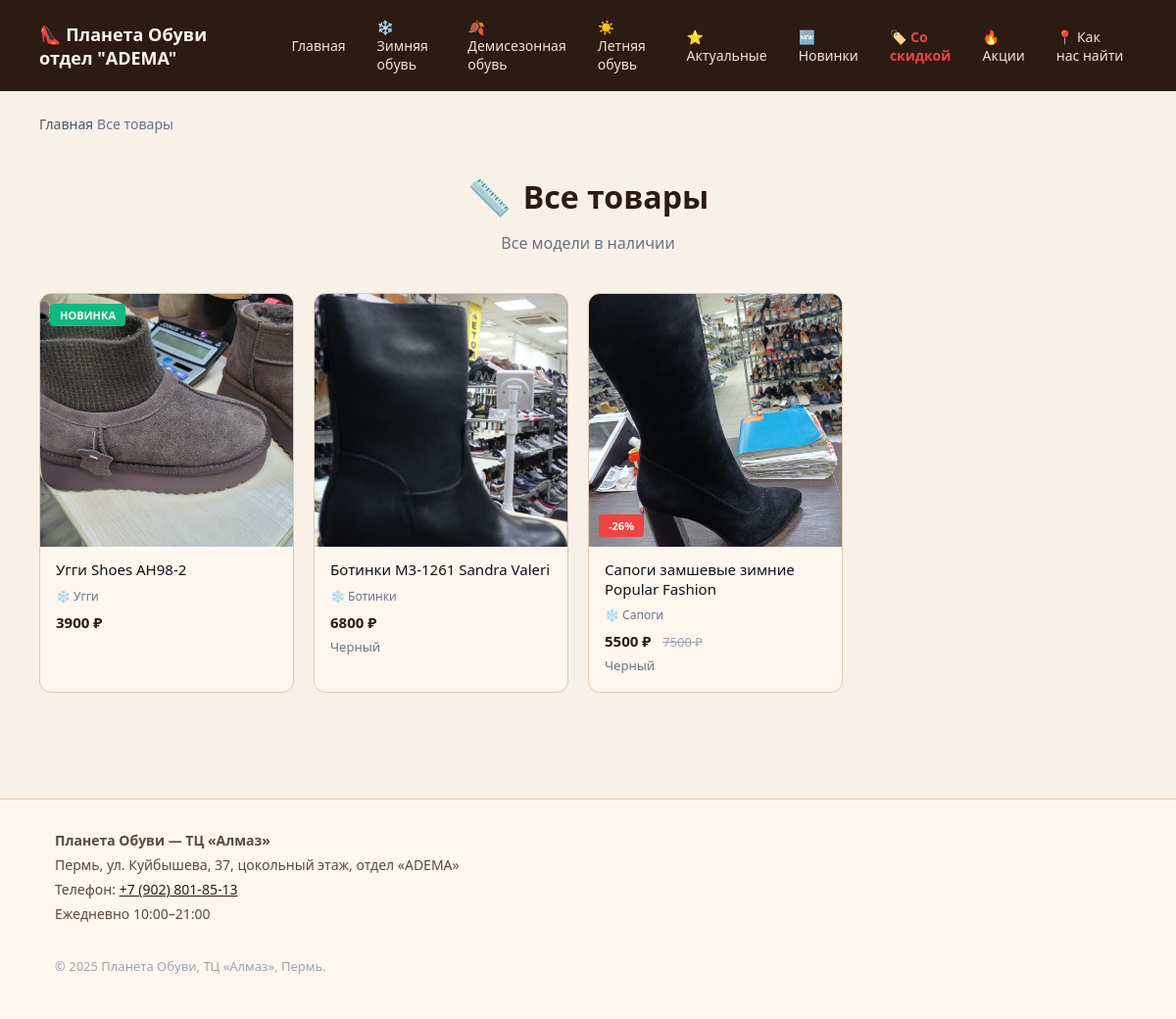
/products, run on an earlier commit of the app's database.
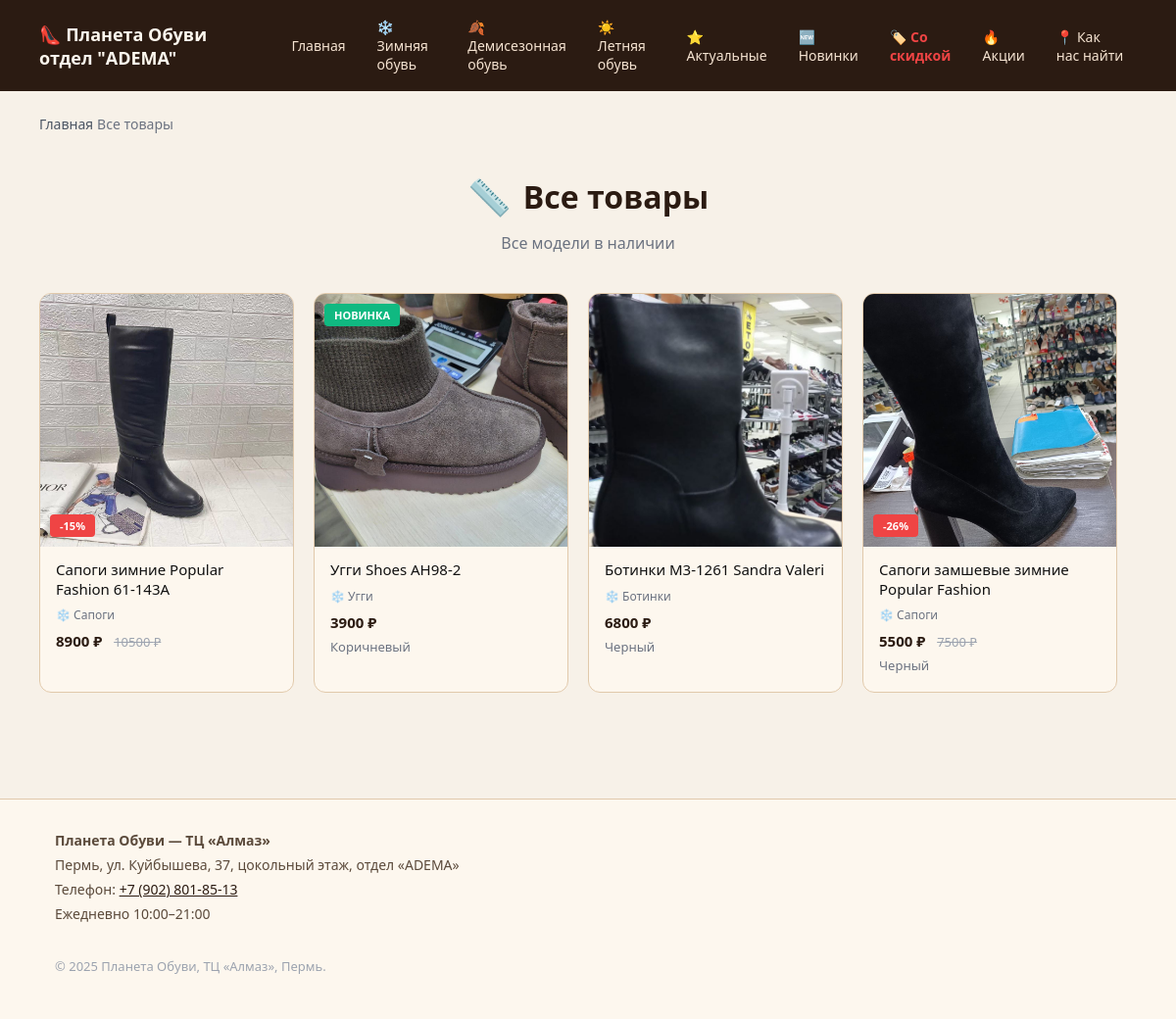
And on a later commit of the database.
### app/models.py (models this page shows)
class Category(Base):
    __tablename__ = "categories"
    id = Column(Integer, primary_key=True, index=True)
    name = Column(String(255), nullable=False)
    slug = Column(String(255), unique=True, nullable=False, index=True)
    icon = Column(String(32), nullable=True)  # emoji или иконка
    sort_order = Column(Integer, default=0, nullable=False)
    subcategories = relationship("Subcategory", back_populates="category", order_by="Subcategory.sort_order")

class Product(Base):
    __tablename__ = "products"
    id = Column(Integer, primary_key=True, index=True)
    name = Column(String(255), nullable=False)
    slug = Column(String(255), nullable=False, index=True)
    description = Column(Text, nullable=True)
    price = Column(Float, nullable=False)
    old_price = Column(Float, nullable=True)
    sizes_json = Column(String(255), nullable=True)  # JSON: "[36, 37, 38, 39]"
    color = Column(String(64), nullable=True)
    image_url = Column(String(512), nullable=True)
    is_active = Column(Boolean, default=True, nullable=False)
    is_new = Column(Boolean, default=False, nullable=False)  # новинка
    is_featured = Column(Boolean, default=False, nullable=False)  # актуальный товар
    created_at = Column(DateTime, default=datetime.utcnow, nullable=False)
    subcategory_id = Column(Integer, ForeignKey("subcategories.id"), nullable=True)
    subcategory = relationship("Subcategory", back_populates="products")

class Subcategory(Base):
    __tablename__ = "subcategories"
    id = Column(Integer, primary_key=True, index=True)
    name = Column(String(255), nullable=False)
    slug = Column(String(255), nullable=False, index=True)
    sort_order = Column(Integer, default=0, nullable=False)
    category_id = Column(Integer, ForeignKey("categories.id"), nullable=False)
    category = relationship("Category", back_populates="subcategories")
    products = relationship("Product", back_populates="subcategory", order_by="Product.created_at.desc()")

### app/main.py (the view)
@app.get("/products", response_class=HTMLResponse)
def products_page(
    request: Request,
    size: int | None = None,
    db: Session = Depends(get_db),
) -> HTMLResponse:
    all_categories = db.query(Category).options(joinedload(Category.subcategories)).order_by(Category.sort_order).all()
    products = (
        db.query(Product)
        .options(joinedload(Product.subcategory).joinedload(Subcategory.category))
        .filter(Product.is_active.is_(True))
        .order_by(Product.created_at.desc())
        .all()
    )
    if size is not None:
        filtered: list[Product] = []
        for product in products:
            sizes = from_json(product.sizes_json)
            if isinstance(sizes, list) and any(int(s) == size for s in sizes if s is not None):
                filtered.append(product)
        products = filtered
    list_title = f"Размер {size}" if size is not None else "Все товары"
    list_subtitle = "Доступные модели с выбранным размером" if size is not None else "Все модели в наличии"
    page_title = f"Обувь размера {size} — ТЦ «Алмаз», Пермь" if size is not None else "Каталог обуви — ТЦ «Алмаз», Пермь"
    meta_description = (
        f"Женская кожаная обувь размера {size} в наличии. ТЦ «Алмаз», ул. Куйбышева, 37."
        if size is not None
        else "Каталог женской кожаной обуви в Перми: зимняя, демисезонная, летняя. ТЦ «Алмаз»."
    )
    return templates.TemplateResponse(
        "products_list.html",
        {
            "request": request,
            "categories": all_categories,
            "products": products,
            "list_title": list_title,
            "list_subtitle": list_subtitle,
            "list_icon": "📏",
            "page_title": page_title,
            "meta_description": meta_description,
        },
    )

### app/templates/products_list.html (shortened to what this page needs)
{% extends "base.html" %}
{% block content %}
<nav class="breadcrumbs" aria-label="Хлебные крошки">
  <ol itemscope itemtype="https://schema.org/BreadcrumbList">
    <li itemprop="itemListElement" itemscope itemtype="https://schema.org/ListItem">
      <a href="/" itemprop="item"><span itemprop="name">Главная</span></a>
    </li>
    <li itemprop="itemListElement" itemscope itemtype="https://schema.org/ListItem">
      <span itemprop="name">{{ list_title }}</span>
    </li>
  </ol>
</nav>
<section class="products-list-page">
  <header class="products-list-header animate-slide-up">
    <h1><span class="list-icon">{{ list_icon }}</span> {{ list_title }}</h1>
    <p class="products-list-subtitle">{{ list_subtitle }}</p>
  </header>
  {% if products %}
  <div class="product-grid" itemscope itemtype="https://schema.org/ItemList">
    {% for product in products %}
    <article class="product-card animate-scale-in" style="--delay: {{ loop.index0 * 0.05 }}s" itemprop="itemListElement" itemscope itemtype="https://schema.org/Product">
      <a href="/product/{{ product.id }}-{{ product.slug }}" class="product-card-link">
        <div class="product-card-image">
          {% if product.image_url %}
          <img
            src="{{ product.image_url }}"
            alt="{{ product.name }}"
            itemprop="image"
            loading="lazy"
          />
          {% else %}
          <div class="product-placeholder">👠</div>
          {% endif %}
          {% if product.is_new %}
          <span class="product-badge product-badge-new">Новинка</span>
          {% endif %}
          {% if product.old_price and product.old_price > product.price %}
          <span class="product-badge product-badge-sale">
            -{{ ((product.old_price - product.price) / product.old_price * 100) | int }}%
          </span>
          {% endif %}
        </div>
        <div class="product-card-body">
          <h3 class="product-card-title" itemprop="name">{{ product.name }}</h3>
          {% if product.subcategory and product.subcategory.category %}
          <div class="product-card-category">
            {{ product.subcategory.category.icon }} {{ product.subcategory.name }}
          </div>
          {% endif %}
          <div class="product-card-price" itemprop="offers" itemscope itemtype="https://schema.org/Offer">
            <span class="price" itemprop="price" content="{{ product.price }}">{{ product.price | int }} ₽</span>
            {% if product.old_price and product.old_price > product.price %}
            <span class="old-price">{{ product.old_price | int }} ₽</span>
            {% endif %}
          </div>
          {% if product.color %}
          <div class="product-card-color">{{ product.color }}</div>
          {% endif %}
        </div>
      </a>
    </article>
    {% endfor %}
  </div>
  {% else %}
  <div class="products-empty animate-slide-up">
    <div class="empty-icon">📦</div>
    <p>В этом разделе пока нет товаров</p>
    <a href="/" class="btn btn-primary">← Вернуться на главную</a>
  </div>
  {% endif %}
</section>
{% endblock %}

### app/templates/base.html (shortened to what this page needs)
<!DOCTYPE html>
<html lang="ru">
  <head>
    <link rel="stylesheet" href="{{ url_for('static', path='/style.css') }}?v=3" />
  </head>
  <body>
    <header class="header">
      <div class="container header-inner">
        <div class="logo">
          <a href="/">👠 Планета Обуви отдел "ADEMA"</a>
        </div>
        <nav class="nav">
          <a href="/" class="nav-link">Главная</a>
          {% if categories is defined %}
            {% for cat in categories %}
            <div class="nav-dropdown">
              <a href="/category/{{ cat.slug }}" class="nav-link nav-link-dropdown">
                {{ cat.icon }} {{ cat.name }}
              </a>
            </div>
            {% endfor %}
          {% endif %}
          <a href="/featured" class="nav-link">⭐ Актуальные</a>
          <a href="/new" class="nav-link">🆕 Новинки</a>
          <a href="/sale" class="nav-link nav-link-sale">🏷️ Со скидкой</a>
          <a href="/promotions" class="nav-link">🔥 Акции</a>
          <a href="/map" class="nav-link">📍 Как нас найти</a>
        </nav>
      </div>
    </header>
    <main class="main container">
      {% block content %}{% endblock %}
    </main>
    <footer class="footer" itemscope itemtype="https://schema.org/LocalBusiness">
      <div class="container footer-inner">
        <div class="footer-info">
          <p itemprop="name"><strong>Планета Обуви — ТЦ «Алмаз»</strong></p>
          <p itemprop="address" itemscope itemtype="https://schema.org/PostalAddress">
            <span itemprop="addressLocality">Пермь</span>,
            <span itemprop="streetAddress">ул. Куйбышева, 37, цокольный этаж, отдел «ADEMA»</span>
          </p>
          <p>Телефон: <a href="tel:+79028018513" itemprop="telephone">+7 (902) 801-85-13</a></p>
          <p itemprop="openingHours" content="Mo-Su 10:00-21:00">Ежедневно 10:00–21:00</p>
        </div>
        <p class="footer-copy">&copy; 2025 Планета Обуви, ТЦ «Алмаз», Пермь.</p>
      </div>
    </footer>
  </body>
</html>

### static/style.css (style rules this page uses)
* { box-sizing: border-box; }
body { margin: 0; font-family: system-ui, -apple-system, BlinkMacSystemFont, "Segoe UI", sans-serif; color: #111111; background-color: #f7f1e8; }
a { color: #2b1b12; }
.container { max-width: 1120px; margin: 0 auto; padding: 0 16px; }
.header { background-color: #2b1b12; color: #fdf7ee; position: sticky; top: 0; z-index: 100; }
.header-inner { display: flex; align-items: center; justify-content: space-between; padding: 12px 0; gap: 16px; }
.logo a { color: #fdf7ee; text-decoration: none; font-weight: 600; font-size: 18px; }
.nav { display: flex; gap: 8px; flex-wrap: nowrap; align-items: center; overflow-x: auto; scrollbar-width: none; }
.nav-link { color: #f5e3d1; text-decoration: none; font-size: 14px; padding: 6px 12px; border-radius: 6px; transition: background-color 0.15s ease, color 0.15s ease; }
.nav-dropdown { position: relative; }
.nav-link-dropdown { display: inline-flex; align-items: center; gap: 4px; }
.main { padding: 24px 0 48px; min-height: calc(100vh - 200px); }
.product-grid { display: grid; grid-template-columns: repeat(auto-fill, minmax(200px, 260px)); gap: 20px; justify-content: start; }
.product-card { background-color: #fdf7ee; border-radius: 12px; border: 1px solid #e1c9ab; overflow: hidden; transition: all 0.2s ease; }
.product-grid .product-card { max-width: 100%; }
.product-card-link { display: flex; flex-direction: column; color: inherit; text-decoration: none; height: 100%; }
.product-card-image { width: 100%; aspect-ratio: 1 / 1; position: relative; background-color: #e7d3ba; overflow: hidden; }
.product-card-image img { width: 100%; height: 100%; object-fit: cover; }
.product-badge { position: absolute; top: 10px; left: 10px; padding: 4px 10px; border-radius: 4px; font-size: 11px; font-weight: 600; text-transform: uppercase; }
.product-badge-new { background-color: #10b981; color: #fff; }
.product-badge-sale { background-color: #ef4444; color: #fff; top: auto; bottom: 10px; }
.product-card-body { padding: 14px 16px 18px; }
.product-card-title { font-size: 15px; font-weight: 500; margin: 0 0 8px; line-height: 1.3; }
.product-card-price { font-size: 15px; }
.product-card-price .price { font-weight: 700; color: #2b1b12; }
.product-card-price .old-price { margin-left: 8px; font-size: 13px; color: #9ca3af; text-decoration: line-through; }
.product-card-color { margin-top: 6px; font-size: 13px; color: #6b7280; }
.breadcrumbs { font-size: 14px; margin-bottom: 20px; color: #6b7280; }
.breadcrumbs ol { list-style: none; display: flex; flex-wrap: wrap; gap: 4px; padding: 0; margin: 0; }
.breadcrumbs li { display: flex; align-items: center; }
.breadcrumbs a { color: #4b5563; text-decoration: none; }
.footer { border-top: 1px solid #e1c9ab; padding: 32px 0; font-size: 14px; color: #5b4a3b; background-color: #fdf7ee; }
.footer-inner { display: flex; flex-direction: column; gap: 16px; }
.footer-info p { margin: 0 0 6px; }
.footer-info a { color: #2b1b12; font-weight: 500; }
.footer-copy { color: #9ca3af; font-size: 13px; }
.animate-slide-up { animation: slideUp 0.7s ease-out both; animation-delay: var(--delay, 0s); }
.animate-scale-in { animation: scaleIn 0.6s ease-out both; animation-delay: var(--delay, 0s); }
.product-card { transition: transform 0.3s ease, box-shadow 0.3s ease; }
.product-card-image img { transition: transform 0.4s ease; }
.products-list-page { padding: 20px 0 60px; }
.products-list-header { text-align: center; margin-bottom: 40px; }
.products-list-header h1 { font-size: 32px; margin: 0 0 12px; color: #2b1b12; display: flex; align-items: center; justify-content: center; gap: 12px; }
.products-list-header .list-icon { font-size: 36px; }
.products-list-subtitle { color: #6b7280; font-size: 16px; margin: 0; }
.nav-link-sale { color: #ef4444 !important; font-weight: 600; }
.product-card-category { font-size: 12px; color: #6b7280; margin-bottom: 8px; display: flex; align-items: center; gap: 4px; }

What changed in the data, as far as the page shows it:
added Product: image_url (picture), old_price+price "15", name "Сапоги зимние Popular Fashion 61-143A", subcategory.category.icon "❄️", subcategory.name "Сапоги", price "8900", old_price "10500"
changed Product "Угги Shoes AH98-2": color (not shown) → "Коричневый"
